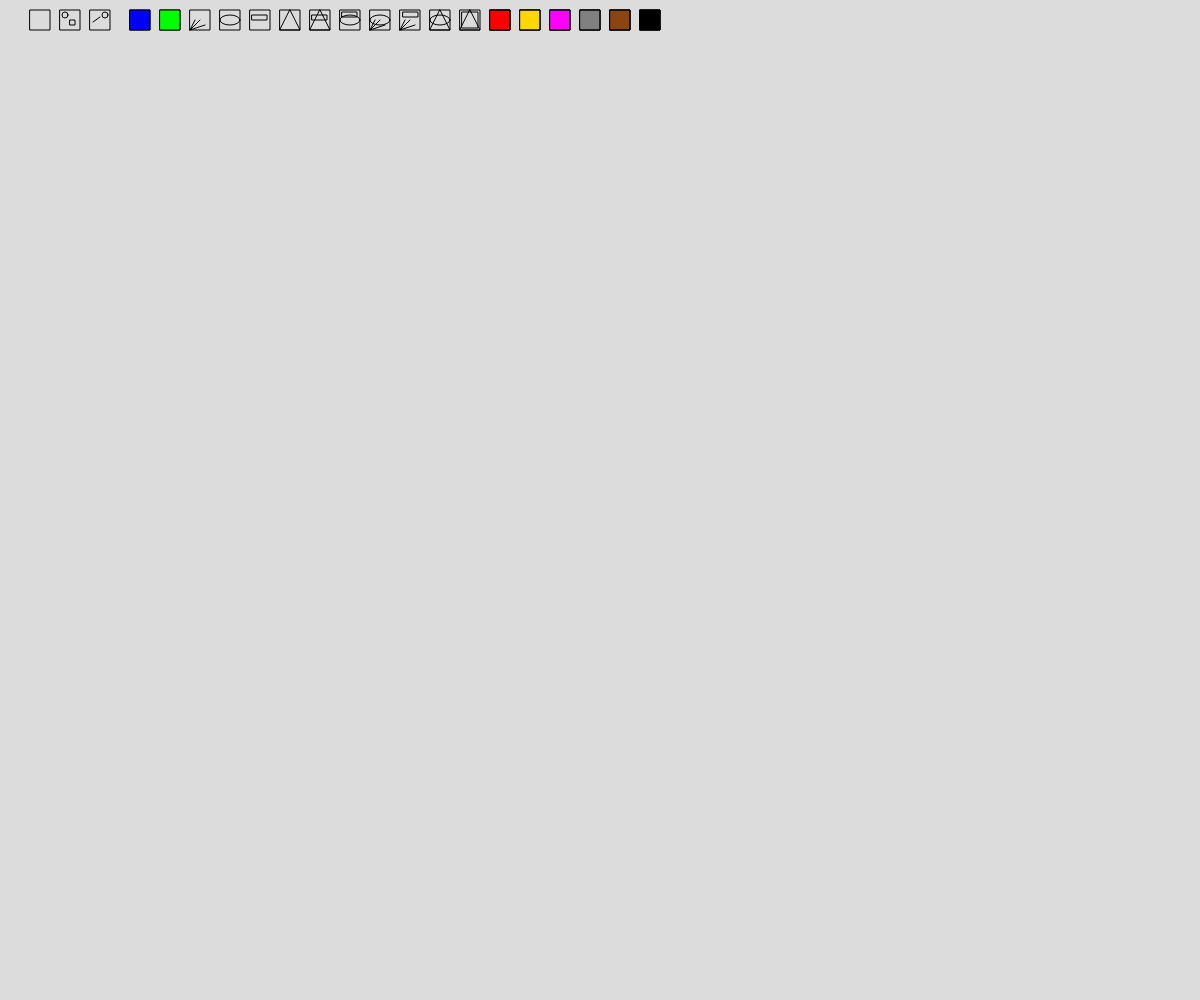
Frame 1 (no input)
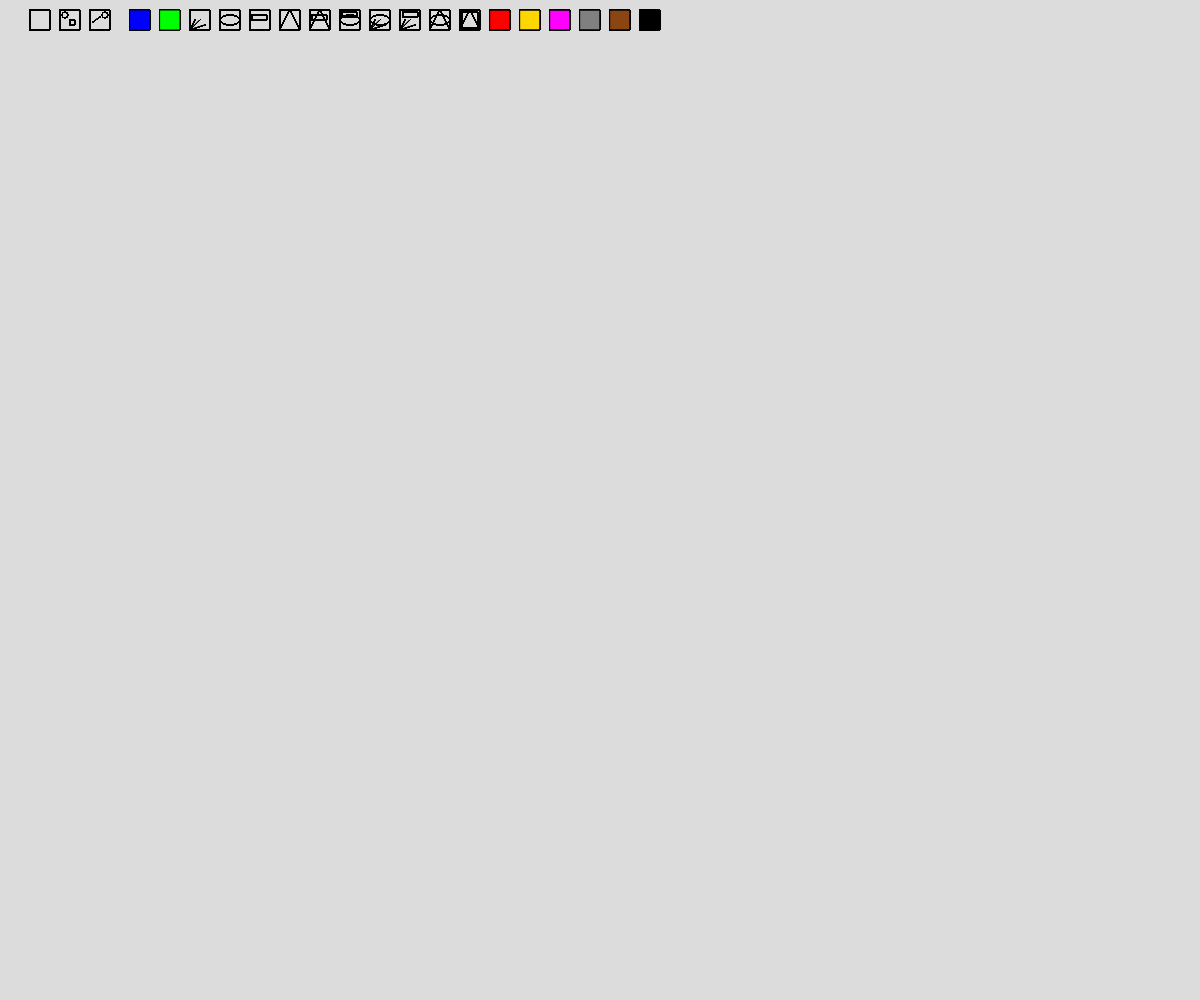
Frame 60 (no input)
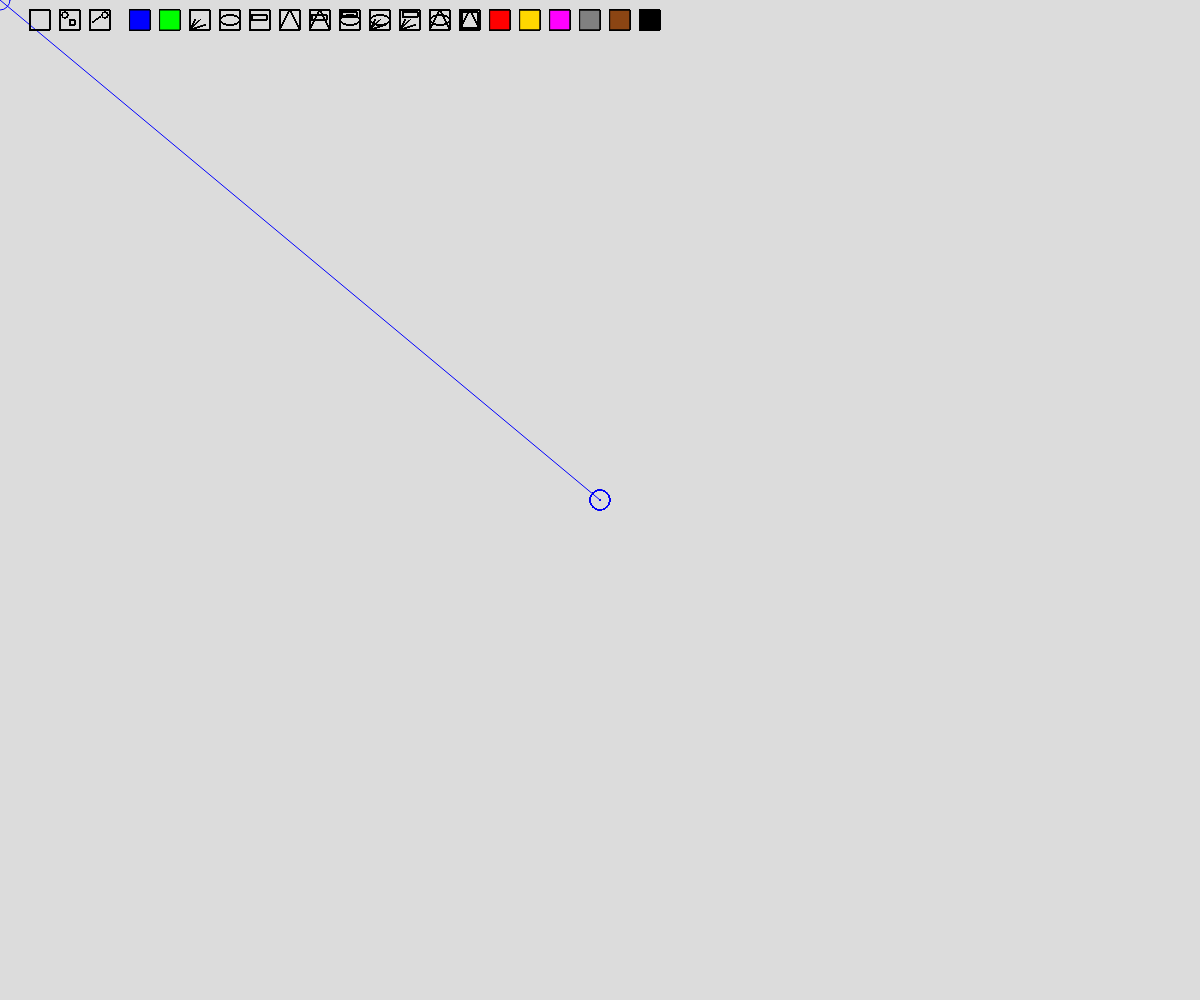
Frame 120 (the mouse pressed at the canvas centre since frame 60)

The p5.js sketch that drew these frames (run headless with seeded random() and noise() and a simulated clock; from frame 60 on, the mouse is pressed at the canvas centre):

// p5.js sketch
// ── sketch.js
var posXbot1 = 30;

 

var posYbot1 = 10;

 

var tambot1 = 20;

 

 

var posXbot2 = 60;

 

var posYbot2 = 10;

 

var tambot2 = 20;

 

 

var posXbot3 = 90;

 

var posYbot3 = 10;

 

var tambot3 = 20

 

 

var posXbot4 = 130;

 

var posYbot4 = 10;

 

var tambot4 = 20;

 

 

var posXbot5 = 160;

 

var posYbot5 = 10;

 

var tambot5 = 20;

 

var posXbot6 = 190;

var posYbot6 = 10;

var tambot6 = 20;

 

var posXbot7 = 220; // boton 7 - definido

var posYbot7 = 10;

var tambot7 = 20;

 

var posXbot8 = 250; // boton 8 -- definido

var posYbot8 = 10;

var tambot8 = 20;

 

var posXbot9 = 280;

var posYbot9 = 10;

var tambot9 = 20;

 

var posXbot10 = 310;

var posYbot10 = 10;

var tambot10 = 20;

 

var posXbot11 = 340;

var posYbot11 = 10;

var tambot11 = 20;

 

var posXbot12 = 370;

var posYbot12 = 10;

var tambot12 = 20;

 

var posXbot13 = 400;

var posYbot13 = 10;

var tambot13 = 20;

 

var posXbot14 = 430;

var posYbot14 = 10;

var tambot14 = 20;

 

var posXbot15 = 460;

var posYbot15 = 10;

var tambot15 = 20;

 

var posXbot16 = 490;

var posYbot16 = 10;

var tambot16 = 20;

 

var posXbot17 = 520;

var posYbot17 = 10;

var tambot17 = 20;

 

var posXbot18 = 550;

var posYbot18 = 10;

var tambot18 = 20;

 

var posXbot19 = 580;

var posYbot19 = 10;

var tambot19 = 20;

 

var posXbot20 = 610;

var posYbot20 = 10;

var tambot20 = 20;

 

var posXbot21 = 640;

var posYbot21 = 10;

var tambot21 = 20;

 

var herramienta = 1;

 

var herramientaColor1 = 1;

 

 

function setup() {

 

                createCanvas(windowWidth, windowHeight);

 

                background(220);

 

 

}

 

 

 

 

function draw() {

 

 

                stroke(0, 0, 0);

                noFill();

 

                rect(posXbot1, posYbot1, tambot1, tambot1);

 

                rect(posXbot2, posYbot2, tambot2, tambot2);

 

                rect(posXbot3, posYbot3, tambot3, tambot3);

 

 

                rect(posXbot4, posYbot4, tambot4, tambot4);

 

                fill(0, 0, 255);

                rect(posXbot4, posYbot4, tambot4, tambot4);

                noFill();

 

 

                rect(posXbot5, posYbot5, tambot5, tambot5);

 

                fill(0, 255, 0);

                rect(posXbot5, posYbot5, tambot5, tambot5);

                noFill();

 

                rect(posXbot16, posYbot16, tambot16, tambot16);

 

                fill(255,0, 0);

                rect(posXbot16, posYbot16, tambot16, tambot16);

                noFill();

               

                rect(posXbot17, posYbot17, tambot17, tambot17);

 

                fill(255,215, 0);

                rect(posXbot17, posYbot17, tambot17, tambot17);

                noFill();

 

                rect(posXbot18, posYbot18, tambot18, tambot18);

 

                fill(255,0, 255);

                rect(posXbot18, posYbot18, tambot18, tambot18);

                noFill();

               

                rect(posXbot19, posYbot19, tambot19, tambot19);

 

                fill(128,128, 128);

                rect(posXbot19, posYbot19, tambot19, tambot19);

                noFill();

               

                rect(posXbot20, posYbot20, tambot20, tambot20);

 

                fill(139,69, 19);

                rect(posXbot20, posYbot20, tambot20, tambot20);

                noFill();

               

                rect(posXbot21, posYbot21, tambot21, tambot21);

 

                fill(0,0, 0);

                rect(posXbot21, posYbot21, tambot21, tambot21);

                noFill();

               

                ellipse(posXbot2 + 5, posYbot2 + 5, 6, 6); // dibujo sobre los botones - boton 2 horizontal

                rect(posXbot2 + 10, posYbot2 + 10, 5, 5);

 

 

                ellipse(posXbot2 + 2 * tambot2 + 5, posYbot2 + 5, 6, 6); // dibujo - boton 3 horizontal

                line(posXbot2 + 2 * tambot2, posYbot2 + 7, posXbot2 + 2 * tambot2 - 7, posYbot2 + 12);

 

                rect(posXbot6, posYbot6, tambot6, tambot6);

                line(190, 30, 200, 20);

                line(190, 30, 205, 25);

                line(190, 30, 195, 20);

 

                rect(posXbot7, posYbot7, tambot7, tambot7); // dibujo - boton 7 horizontal

                ellipse(posXbot7 + 10, posYbot7 + 10, 20, 10);

 

                rect(posXbot8, posYbot8, tambot8, tambot8); // dibujo boton 8 horizontal

                rect(posXbot8 + 2, posYbot8 + 5, tambot8 - 5, tambot8 - 15);

 

                rect(posXbot9, posYbot9, tambot9, tambot9);// dibujo boton 9 horizontal

                triangle(posXbot9, posYbot9 + 20, posXbot9 + 20, posYbot9 + 20, posXbot9 + 10, posYbot9)

 

                rect(posXbot10, posYbot10, tambot10, tambot10);// dibujo boton 10 horizontal

                rect(posXbot8 + 62, posYbot8 + 5, tambot8 - 5, tambot8 - 15);

triangle(posXbot9+30, posYbot9 + 20, posXbot9 + 50, posYbot9 + 20, posXbot10 + 10, posYbot10)

               

               

                rect(posXbot11, posYbot11, tambot11, tambot11);// dibujo boton 11

                ellipse(posXbot7 + 130, posYbot7 + 10, 20, 10);

                rect(posXbot8 + 92, posYbot8 + 2, tambot8 - 5, tambot8 - 15);

 

               

                rect(posXbot12, posYbot12, tambot12, tambot12);

                line(posXbot12, posYbot12+20, posXbot12 +10, posYbot12+10)

                line(posXbot12, posYbot12+20, posXbot12 +15, posYbot12+15)

                line(posXbot12, posYbot12+20, posXbot12 +5, posYbot12+10)

                ellipse(posXbot7 + 160, posYbot7 + 10, 20, 10);

               

                rect(posXbot13, posYbot13, tambot13, tambot13);

                line(posXbot13, posYbot13+20, posXbot13 +10, posYbot13+10)

                line(posXbot13, posYbot13+20, posXbot13 +15, posYbot13+15)

                line(posXbot13, posYbot13+20, posXbot13 +5, posYbot13+10)

                rect(posXbot13 + 3, posYbot13 + 2, tambot8 - 5, tambot8 - 15);

               

                rect(posXbot14, posYbot14, tambot14, tambot14);

                ellipse(posXbot14+10, posYbot14+10, tambot14, tambot14-10);

                triangle(posXbot14,posYbot14+20, posXbot14+20, posYbot14+20,posXbot14+10, posYbot14);

               

                rect(posXbot15, posYbot15, tambot15, tambot15);

                rect(posXbot15+2, posYbot15+2, tambot15-4, tambot15-4);

                triangle(posXbot15,posYbot15+20, posXbot15+20, posYbot15+20,posXbot15+10, posYbot15);

               

                rect(posXbot16, posYbot16, tambot16, tambot16);

               

                rect(posXbot17, posYbot17, tambot17, tambot17);

               

                rect(posXbot18, posYbot18, tambot18, tambot18);

               

                rect(posXbot19, posYbot19, tambot19, tambot19);

               

                rect(posXbot20, posYbot20, tambot20, tambot20);

               

                rect(posXbot21, posYbot21, tambot21, tambot21);

               

                //line(width/2, height/2. mouseX, mouseY);

 

 

                if (mouseIsPressed == true) {

 

                               if (herramientaColor1 == 1) {

 

                                               stroke(0, 0, 255);

 

                               }

 

                               if (herramientaColor1 == 2) {

 

                                               stroke(0, 255, 0);

 

                               }

                              

if (herramientaColor1 == 3) {

 

                                               stroke(255, 0, 0);

 

                               }

                              

                               if (herramientaColor1 == 4) {

 

                                               stroke(255, 215, 0);

 

                               }

                               if (herramientaColor1 == 5) {

 

                                               stroke(255, 0, 0);

 

                               }

                              

                               if (herramientaColor1 == 6) {

 

                                               stroke(255, 215, 0);

 

                               }

                              

                               if (herramientaColor1 == 7) {

 

                                               stroke(255, 0, 255);

 

                               }

                               if (herramientaColor1 == 8) {

 

                                               stroke(128, 128, 128);

 

                               }

                               if (herramientaColor1 == 9) {

 

                                               stroke(139, 69, 19);

 

                               }

                               if (herramientaColor1 == 10) {

 

                                               stroke(0, 0, 0);

 

                               }

                               if (herramienta == 1) {

 

                                               line(pmouseX, pmouseY, mouseX, mouseY)

                                               ellipse(pmouseX, pmouseY, 20, 20);

 

                               }

 

                               if (herramienta == 2) {

                                               ellipse(pmouseX, pmouseY, 20, 20);

                                               rect(pmouseX / 2, pmouseY / 2, 20, 20);

 

                                               //background(220);

                               }

 

                               if (herramienta == 3) {

                                               line(width / 2, height / 2, mouseX, mouseY);

                               }

 

                               if (herramienta == 4) {

                                               ellipse(width / 2, height / 2, mouseX, mouseY);

                               }

 

                               if (herramienta == 5) {

                                               rect(width / 2, height / 2, mouseX, mouseY);

                                               //triangle(width / 4, height / 4, width / 2, height / 2,mouseX, mouseY);

                               }

 

                               if (herramienta == 6) {

 

                                               triangle(width / 4, height / 4, width / 2, height / 2, mouseX, mouseY);

                               }

                              

                               if (herramienta == 7) {

                                               rect(width / 2, height / 2, mouseX, mouseY);

                                               triangle(width / 4, height / 4, width / 2, height / 2,mouseX, mouseY);

                               }

                               if (herramienta == 8) {

                                               rect(width / 2, height / 2, mouseX, mouseY);

                                               ellipse(width / 2, height / 2, mouseX, mouseY);

                               }

                              

                               if (herramienta == 9) {

                                               line(width / 2, height / 2, mouseX, mouseY);

                                               ellipse(width / 2, height / 2, mouseX, mouseY);

                               }

                              

                               if (herramienta == 10) {

                                               line(width / 2, height / 2, mouseX, mouseY);

                                               rect(width / 2, height / 2, mouseX, mouseY);

                               }

                              

                               if (herramienta == 11) {

                               ellipse(width / 2, height / 2, mouseX, mouseY);

                                               triangle(width / 4, height / 4, width / 2, height / 2,mouseX, mouseY);

                               }

                              

                               if (herramienta == 12) {

                                               rect(width/8 , height/8 , mouseX, mouseY);

                                               triangle(width / 4, height / 4, width / 2, height / 2,mouseX, mouseY);

                               }

                              

                               if (mouseX > posXbot1 && mouseX < posXbot1 + tambot1 &&

 

                                               mouseY > posYbot1 && mouseY < posYbot1 + tambot1) {

 

                                               background(220); // boton que borra

 

                               }

 

                              

 

 

                               if (mouseX > posXbot2 && mouseX < posXbot2 + tambot2 &&

 

                                               mouseY > posYbot2 && mouseY < posYbot2 + tambot2) {

 

                                               herramienta = 2;

 

                                               background(220);

 

                               }

 

 

                               if (mouseX > posXbot3 && mouseX < posXbot3 + tambot3 &&

 

                                               mouseY > posYbot3 && mouseY < posYbot3 + tambot3) {

 

                                               herramienta = 1;

                                               background(220);

 

                               }

 

                               if (mouseX > posXbot4 && mouseX < posXbot4 + tambot4 &&

 

                                               mouseY > posYbot4 && mouseY < posYbot4 + tambot4) {

 

                                               herramientaColor1 = 1;

                                               background(220);

 

                               }

 

                               if (mouseX > posXbot5 && mouseX < posXbot5 + tambot5 &&

 

                                               mouseY > posYbot5 && mouseY < posYbot5 + tambot5) {

 

                                               herramientaColor1 = 2;

                                               background(220);

 

                               }

                               if (mouseX > posXbot16 && mouseX < posXbot16 + tambot16 &&

 

                                               mouseY > posYbot16 && mouseY < posYbot16 + tambot16) {

 

                                               herramientaColor1 = 3;

                                               background(220);

 

                               }

                              

                               if (mouseX > posXbot17 && mouseX < posXbot17 + tambot17 &&

 

                                               mouseY > posYbot17 && mouseY < posYbot17 + tambot17) {

 

                                               herramientaColor1 = 4;

                                               background(220);

 

                               }

                               if (mouseX > posXbot18 && mouseX < posXbot18 + tambot18 &&

 

                                               mouseY > posYbot18 && mouseY < posYbot18 + tambot18) {

 

                                               herramientaColor1 = 7;

                                               background(220);

 

                               }

                              

                               if (mouseX > posXbot19 && mouseX < posXbot19 + tambot19 &&

 

                                               mouseY > posYbot19 && mouseY < posYbot19 + tambot19) {

 

                                               herramientaColor1 = 8;

                                               background(220);

 

                               }

                               if (mouseX > posXbot20 && mouseX < posXbot20 + tambot20 &&

 

                                               mouseY > posYbot20 && mouseY < posYbot20 + tambot20) {

 

                                               herramientaColor1 = 9;

                                               background(220);

 

                               }

                               if (mouseX > posXbot21 && mouseX < posXbot21 + tambot21 &&

 

                                               mouseY > posYbot21 && mouseY < posYbot21 + tambot21) {

 

                                               herramientaColor1 = 10;

                                               background(220);

 

                               }

                               if (mouseX > posXbot6 && mouseX < posXbot6 + tambot6 &&

 

                                               mouseY > posYbot6 && mouseY < posYbot6 + tambot6) {

 

                                               herramienta = 3;

                                               background(220);

 

                               }

                               if (mouseX > posXbot7 && mouseX < posXbot7 + tambot7 &&

 

                                               mouseY > posYbot7 && mouseY < posYbot7 + tambot7) {

 

                                               herramienta = 4;

                                               background(220);

 

                               }

 

                               if (mouseX > posXbot8 && mouseX < posXbot8 + tambot8 &&

 

                                               mouseY > posYbot8 && mouseY < posYbot8 + tambot8) {

 

                                               herramienta = 5;

                                               background(220);

 

                               }

                               if (mouseX > posXbot9 && mouseX < posXbot9 + tambot9 &&

 

                                               mouseY > posYbot9 && mouseY < posYbot9 + tambot9) {

 

                                               herramienta = 6;

                                               background(220);

 

                               }

                               if (mouseX > posXbot10 && mouseX < posXbot10 + tambot10 &&

 

                                               mouseY > posYbot10 && mouseY < posYbot10 + tambot10) {

 

                                               herramienta = 7;

                                               background(220);

 

                               }

                               if (mouseX > posXbot11 && mouseX < posXbot11 + tambot11 &&

 

                                               mouseY > posYbot11 && mouseY < posYbot11 + tambot11) {

 

                                               herramienta = 8;

                                               background(220);

 

                               }

                               if (mouseX > posXbot12 && mouseX < posXbot12 + tambot12 &&

 

                                               mouseY > posYbot12 && mouseY < posYbot12 + tambot12) {

 

                                               herramienta = 9;

                                               background(220);

 

                               }

                              

                               if (mouseX > posXbot13 && mouseX < posXbot13 + tambot13 &&

 

                                               mouseY > posYbot13 && mouseY < posYbot13 + tambot13) {

 

                                               herramienta = 10;

                                               background(220);

 

                               }

                               if (mouseX > posXbot14 && mouseX < posXbot14 + tambot14 &&

 

                                               mouseY > posYbot14 && mouseY < posYbot14 + tambot14) {

 

                                               herramienta = 11;

                                               background(220);

 

                               }

                               if (mouseX > posXbot15 && mouseX < posXbot15 + tambot15 &&

 

                                               mouseY > posYbot15 && mouseY < posYbot15 + tambot15) {

 

                                               herramienta = 12;

                                               background(220);

 

                               }

                              

                }

                }
 

 
